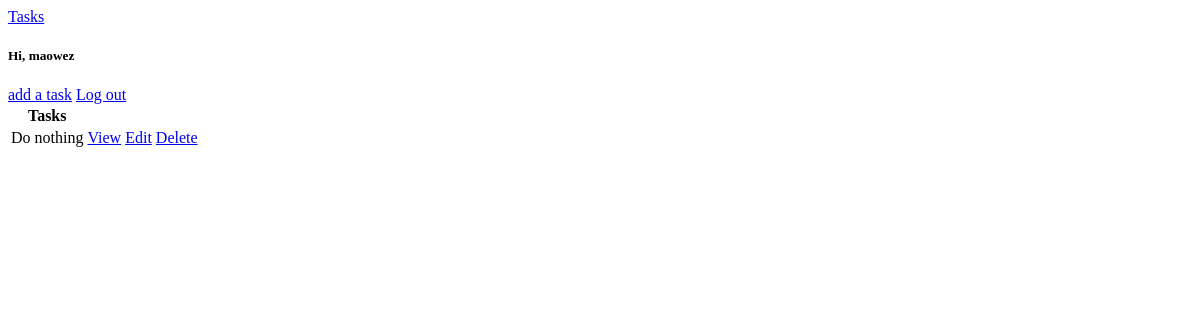
The app's page /tasks/ (signed in), older data.
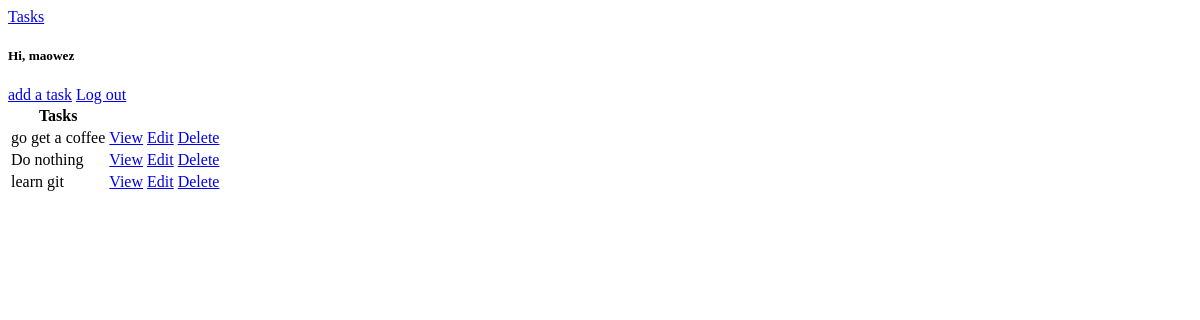
The same page, newer data.
### tasks/models.py (models this page shows, shortened)
class Task(models.Model):
    user = models.ForeignKey(to=get_user_model(), on_delete=models.CASCADE)
    title = models.CharField(max_length=120)
    description = models.TextField()
    is_complete = models.BooleanField(default=False)
    datetime_created = models.DateTimeField(auto_now_add=True)
    def get_absolute_url(self):
        return reverse("task_detail", kwargs={"pk": self.pk})

### tasks/views.py (the view)
# urls.py: path('', TaskListView.as_view(), name='tasks_list'),
class TaskListView(generic.ListView):
    model = Task
    template_name = 'tasks/task_list.html'
    context_object_name = 'tasks'
    def get_context_data(self, **kwargs):
        context = super().get_context_data(**kwargs)
        context['tasks'] = context['tasks'].filter(user=self.request.user)
        context['count'] = context['tasks'].filter(is_complete=False).count()
        return context

### tasks/templates/tasks/task_list.html (shortened to what this page needs)
{% extends '_base.html' %}
{% block content %}
    <table>
        <tr>
            <th>Tasks</th>
            <th></th>
            <th></th>
            <th></th>
        </tr>
        {% for task in tasks %}
            <tr>
                <td>{{task.title}}</td>
                <td><a href="{{task.get_absolute_url}}">View</a></td>
                <td><a href="{% url 'task_update' task.id %}">Edit</a></td>
                <td><a href="{% url 'task_delete' task.id %}">Delete</a></td>
            </tr>
        {% empty %}
        <h3>No Tasks for you</h3>
        {% endfor %}
    </table>
{% endblock content %}

Row changes from the older to the newer data that the page shows:
now on this page (row edited): Task: title "go get a coffee"
added Task: title "learn git"
